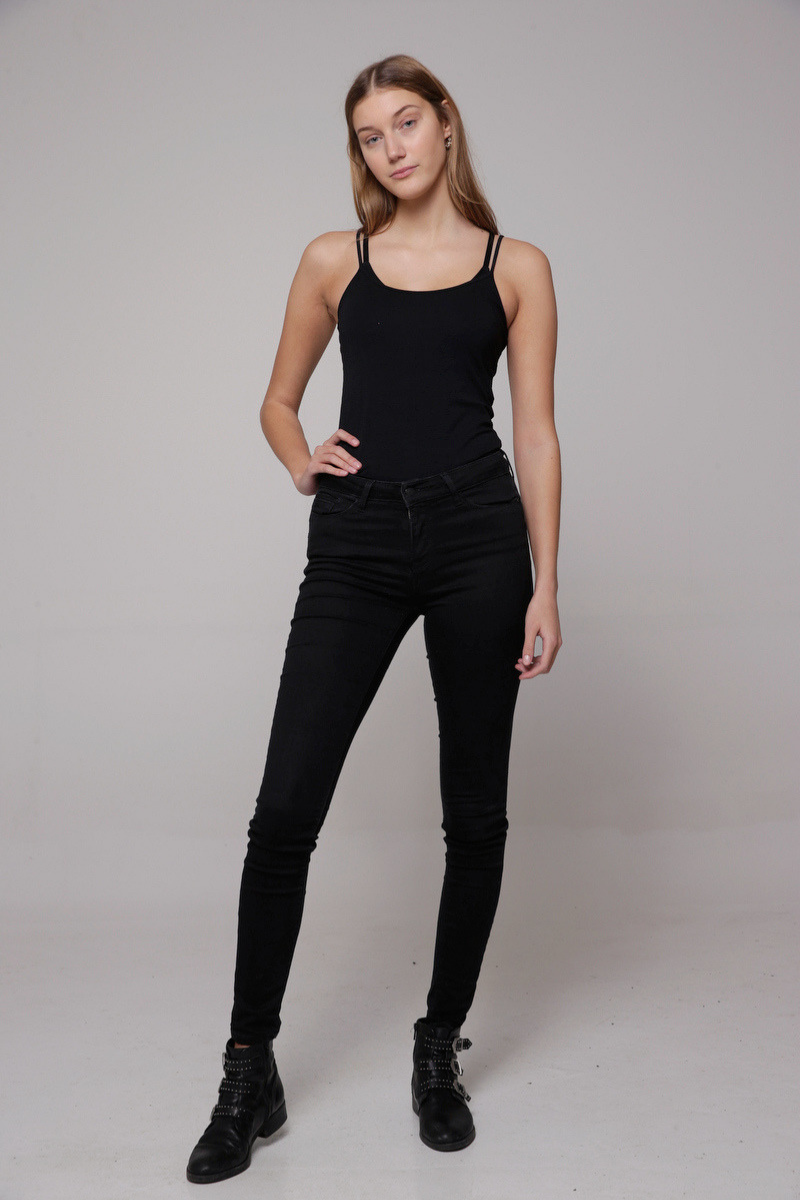
#> input picture img_recognition/img_dataset/sample3.png, 800 x 1200 px, found by its file name
$ jupyter execute image_process.ipynb
#> lines starting #> are read from the running program, lines starting #| are printed output that depends on the picture; after the words box and inside, x2 and y2 are one past the last pixel; in counts of white or black regions, pixels touching at a corner belong together
[cell 1]
import cv2
import numpy as np
import matplotlib.pyplot as plt

Step1. loading image and turning gray

[cell 2]
img = cv2.imread('../sample3.png', 0)
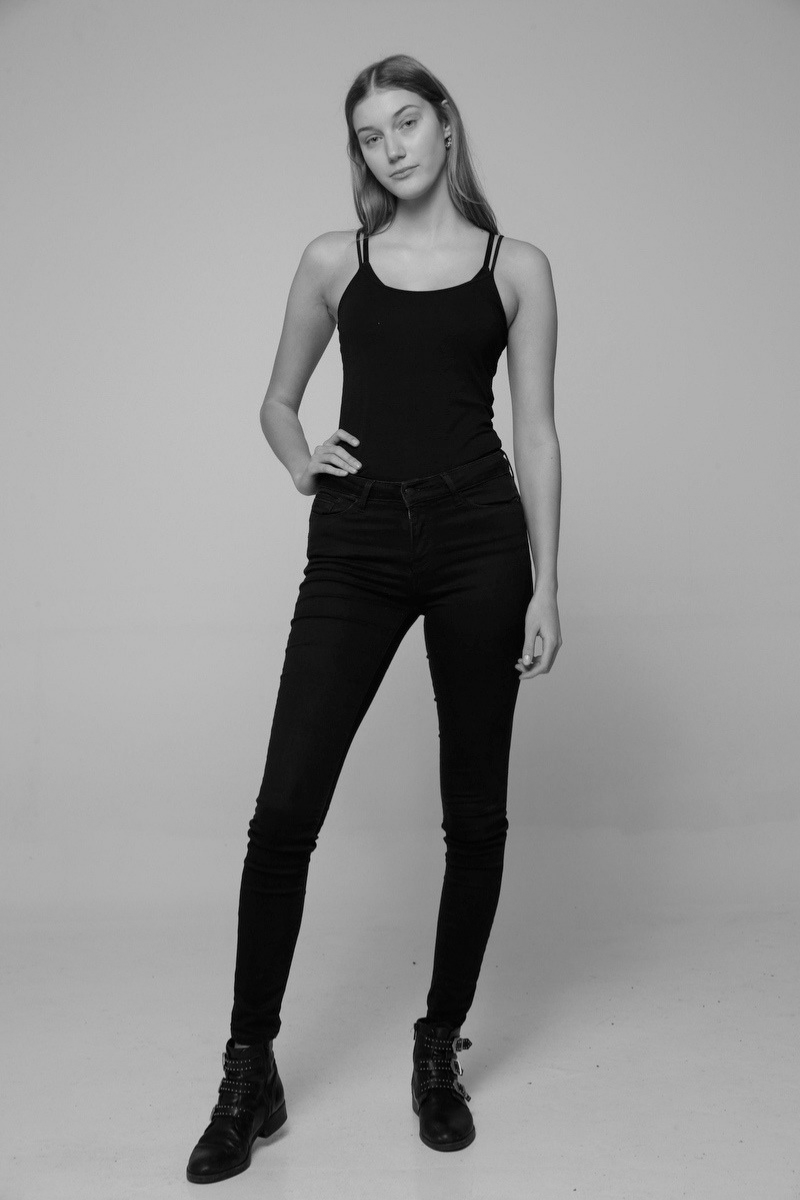
#> img: shape (1200, 800); min 0, max 221, mean 146.6
plt.imshow(img ,  cmap = 'gray')
plt.show()

Step2. catch the contour of person

[cell 3]
img_blur = cv2.GaussianBlur(img, (9,9), 0)         #高斯平滑 (src, kernel_size(長,寬), 0) size必須是奇數
img_canny = cv2.Canny(img_blur, 30, 150)          #邊緣檢測，canny只能使用灰階圖
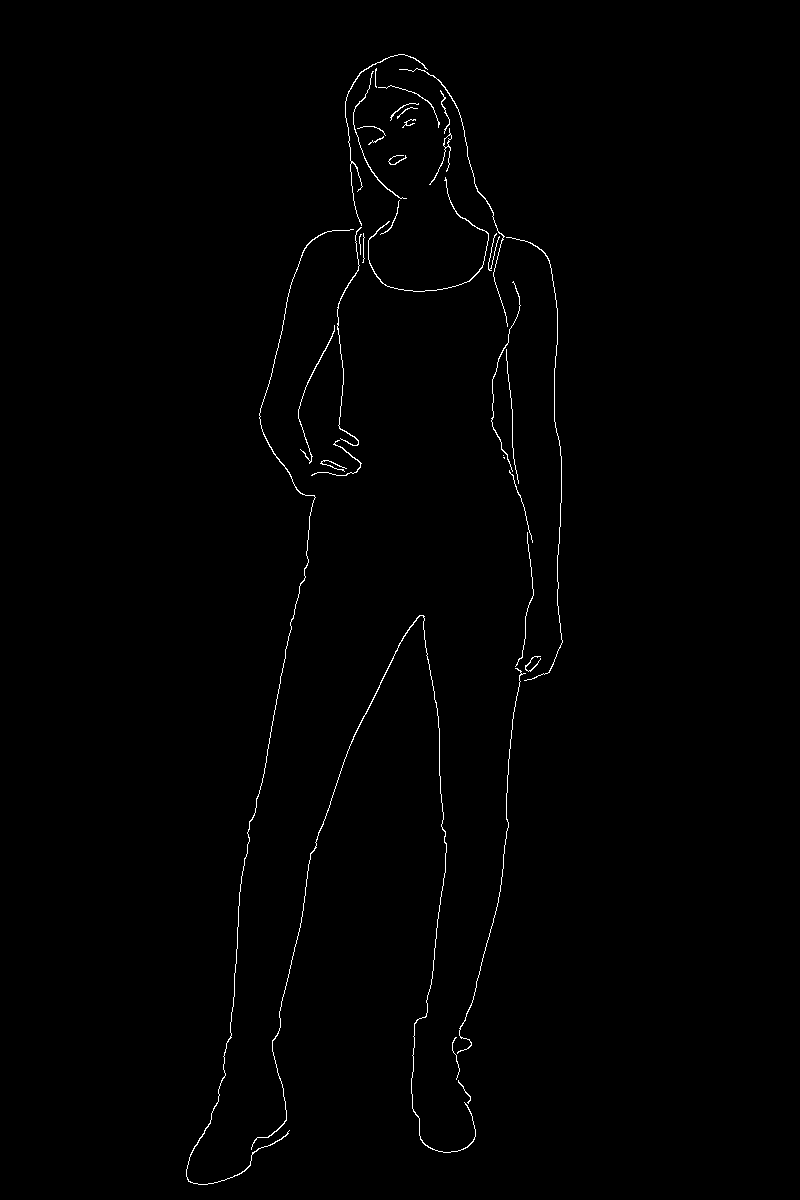
#> img_canny: shape (1200, 800); 0.7% white in thin lines or dots, all inside (x1, y1, x2, y2) = (186, 54, 563, 1185)
# plt.imshow(img_blur, cmap='gray')
plt.imshow(img_canny, cmap ='gray')
plt.show()

[cell 4]
# 縮圖降維 (暫緩)
width = int(len(img_canny[0]))
#> width = 800
height = int(len(img_canny[0:]))
#> height = 1200

dim=(width,height)
#> dim = (800, 1200)
resizeimg = cv2.resize(img_canny,dim,interpolation = cv2.INTER_AREA)
plt.imshow(resizeimg, cmap ='gray')
plt.show()

print(resizeimg.shape)
#| (1200, 800)
print(resizeimg[:,:,])
#> (printed output is left out)

[cell 5]
# 切割輪廓
tall = []
wide = []

for i in range(height):
    for j in range(width):
        if resizeimg[i][j] != 0:
            tall.append(i)
            continue
#> after the loop, tall = 6734 values from 54 to 1184

top = tall[0]
#> top = 54
bottom = tall[-1]
#> bottom = 1184
print(top)
#| 54
print(bottom)
#| 1184
# 反矩陣
resizeimgarray = np.array(resizeimg)
transpose = resizeimgarray.T
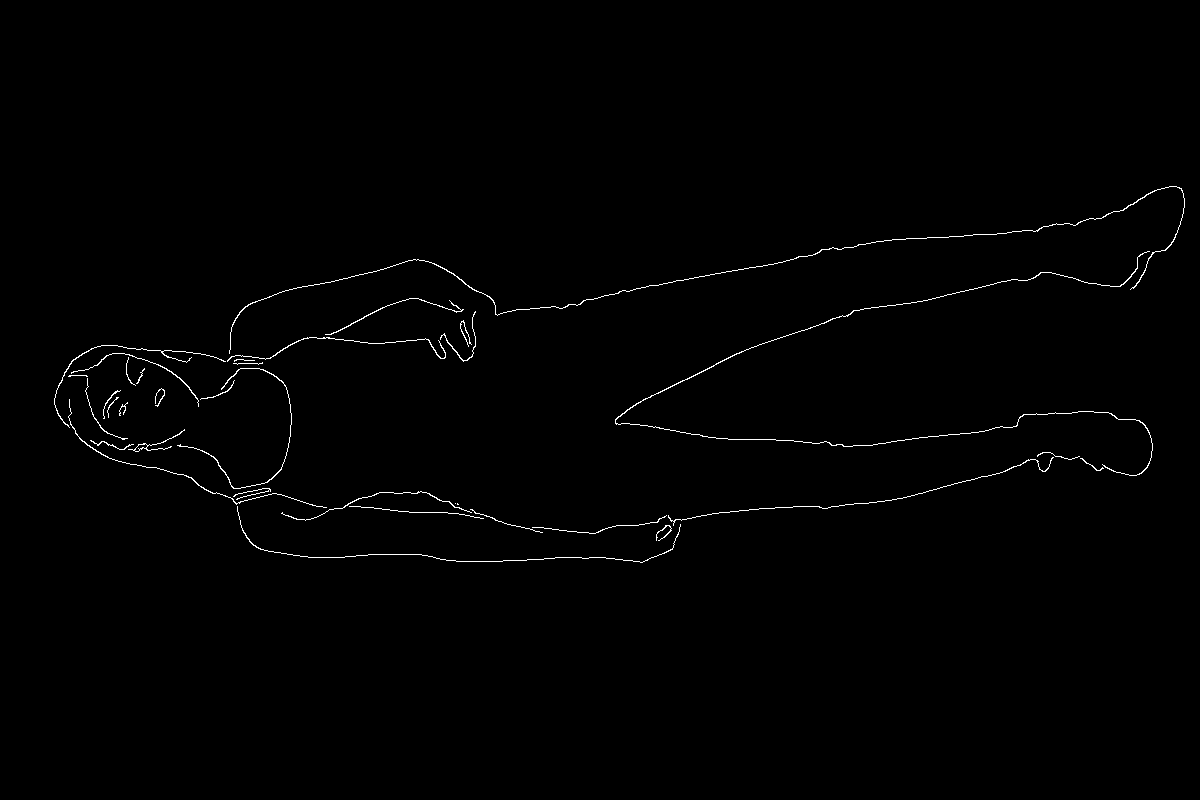
#> transpose: shape (800, 1200); 0.7% white in thin lines or dots, all inside (x1, y1, x2, y2) = (54, 186, 1185, 563)

for n in range(width):
    for m in range(height):
        if transpose[n][m] != 0:
            wide.append(n)
            continue
#> after the loop, wide = 6734 values from 186 to 562

left = wide[0]
#> left = 186
right = wide[-1]
#> right = 562
print(left)
#| 186
print(right)
#| 562

[cell 6]
# 切割
cutted = resizeimg[top:bottom, left:right]
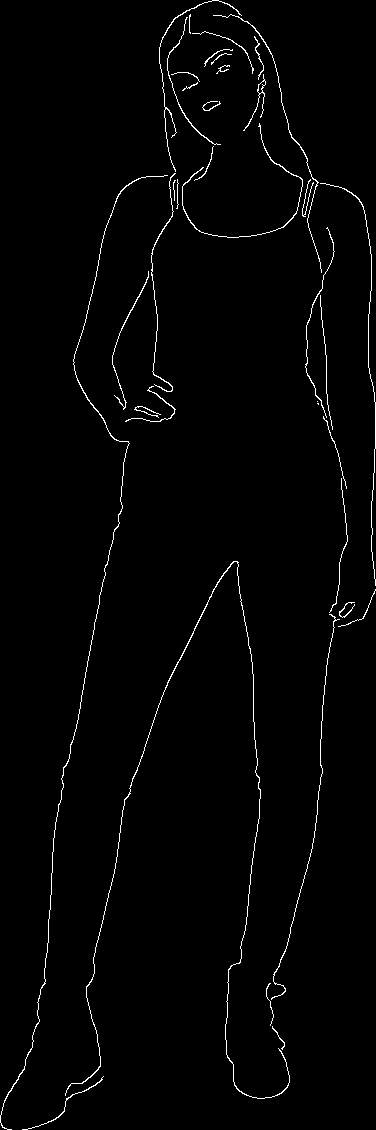
#> cutted: shape (1130, 376); 1.6% white in thin lines or dots
print(cutted.shape)
#| (1130, 376)
plt.imshow(cutted, cmap ='gray')
plt.show()
